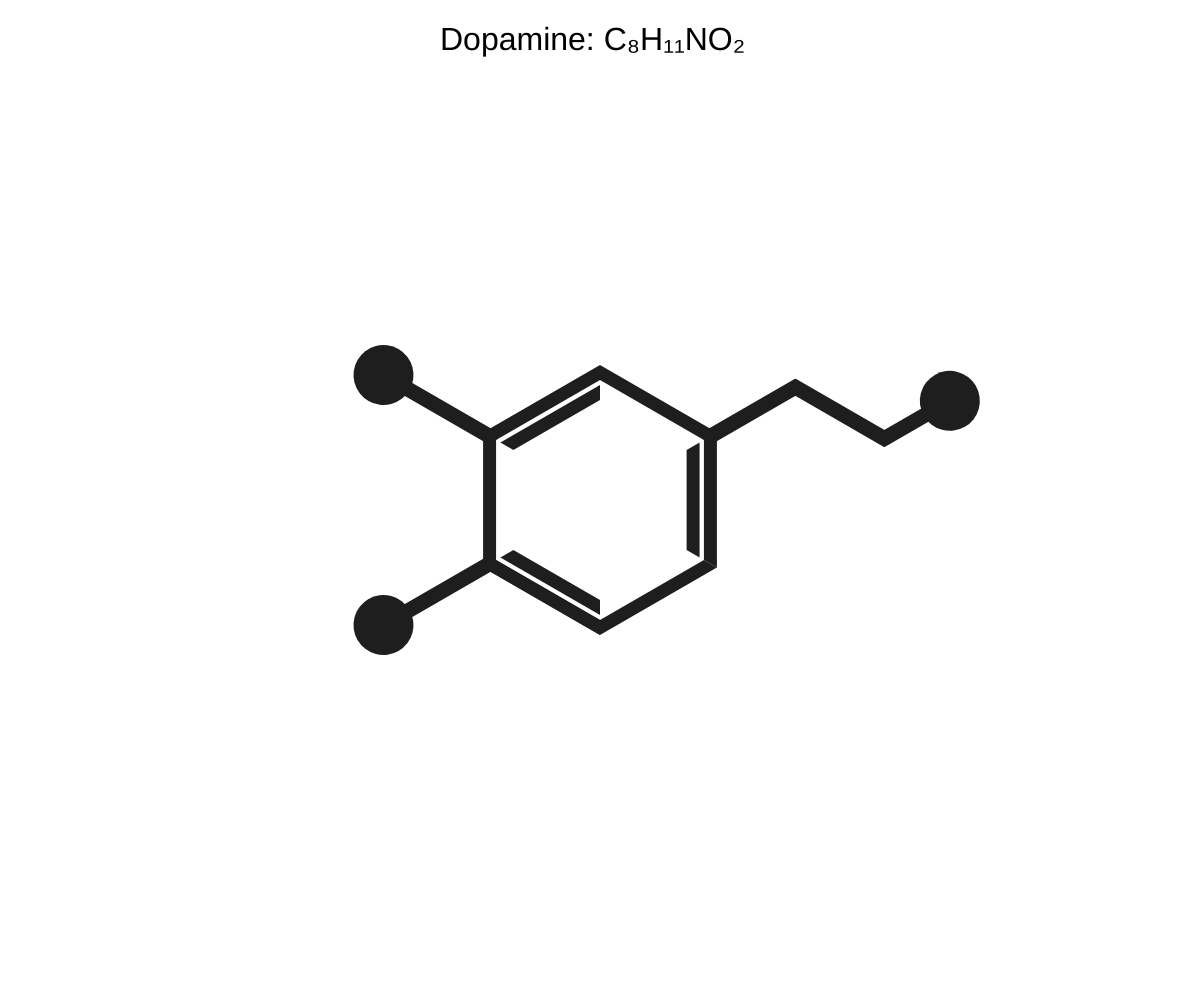
Frame 1 (no input)
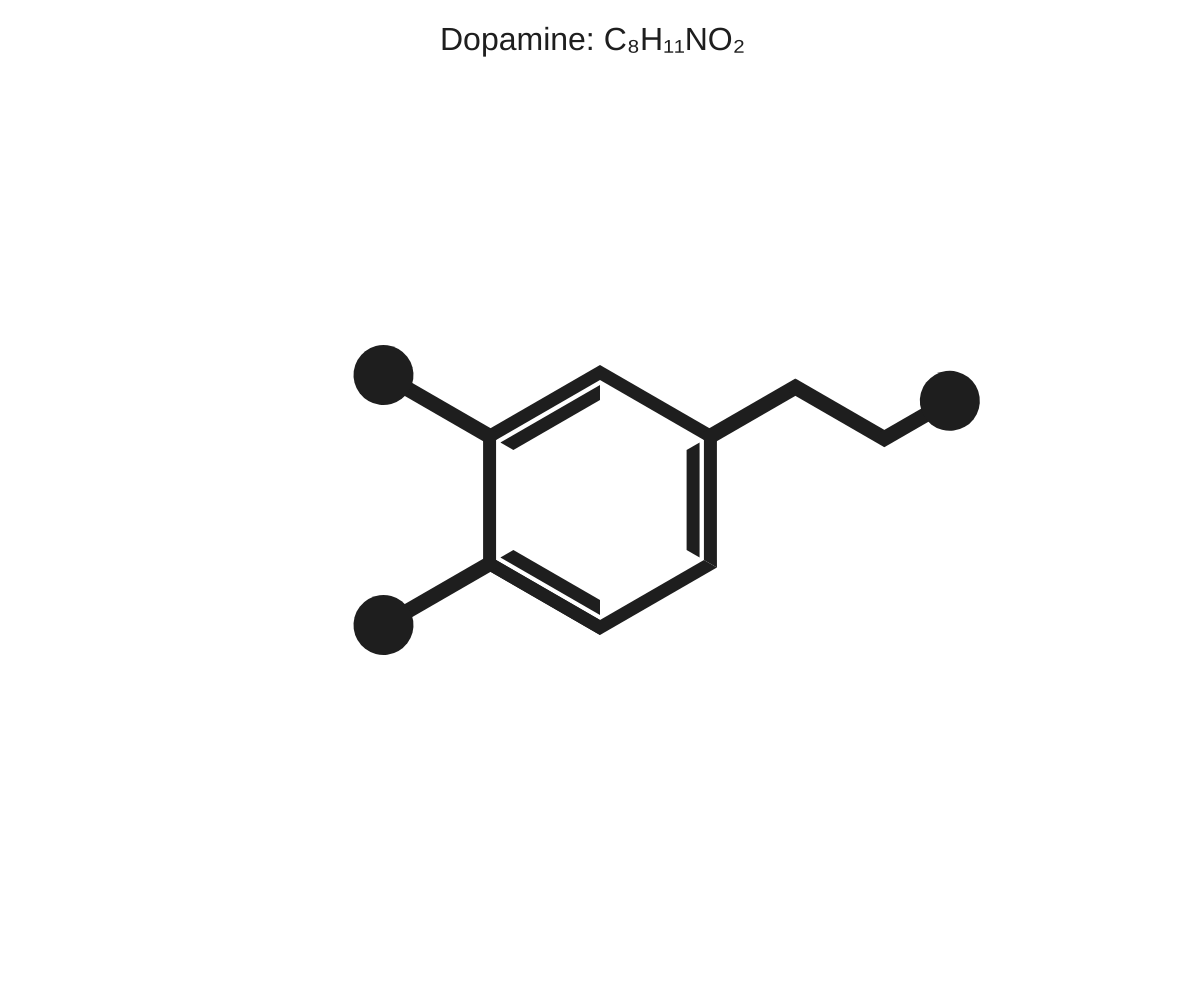
Frame 60 (no input)
Frame 120 (the mouse pressed at the canvas centre since frame 60): identical to frame 60, image omitted

The p5.js sketch that drew these frames (run headless with seeded random() and noise() and a simulated clock; from frame 60 on, the mouse is pressed at the canvas centre):

// p5.js sketch
// ── sketch.js
function setup(){
	createCanvas(windowWidth, windowHeight);
}

function draw(){
	background(255);

	translate(width/2, height/2);

	// http://www.tamasoft.co.jp/en/general-info/unicode.html
	
	textSize(32);	
	text('Dopamine: C₈H₁₁NO₂', - 160, -height/2 + 50);

	noStroke();
	fill(30, 30, 30);

	push();
	rotate(90 * PI / 180);
	polygon(0, 0, 120, 6, 15);
	polygon(0, 0, 100, 6, 15, [0,2,4]);
	pop();

	rotate(30 * PI / 180);
	beginShape();
	vertex(-120, -7.5);
	vertex(-230, -7.5);
	vertex(-230, +7.5);
	vertex(-120, +7.5);
	endShape();

	ellipse(-250, 0, 60, 60);

	rotate(-60 * PI / 180);
	beginShape();
	vertex(-120, -7.5);
	vertex(-230, -7.5);
	vertex(-230, +7.5);
	vertex(-120, +7.5);
	endShape();

	ellipse(-250, 0, 60, 60);

	rotate(-180 * PI / 180);
	beginShape();
	vertex(-120, -7.5);
	vertex(-230, -7.5);
	vertex(-230, +7.5);
	vertex(-120, +7.5);
	endShape();
	
	translate(-224, 3);
	
	rotate(60 * PI /180)
	beginShape();
	vertex(-0, -7.5);
	vertex(-110, -7.5);
	vertex(-110, +7.5);
	vertex(-0, +7.5);
	endShape();

	translate(-104, -4);
	rotate(-60 * PI /180)
	beginShape();
	vertex(-0, -7.5);
	vertex(-70, -7.5);
	vertex(-70, +7.5);
	vertex(-0, +7.5);
	endShape();

	translate(-80, 0);

	ellipse(0, 0, 60, 60);
}

function polygon(x, y, radius, sides, border, sidesToShow) {
  var angle = TWO_PI / sides;

  var k = 0;
  for (var a = 0; a < TWO_PI; a += angle) {
    if (sidesToShow && sidesToShow.indexOf(k) == -1) { k++; continue; }  
	 
  	var sx = x + cos(a) * radius;
    var sy = y + sin(a) * radius;

	var sx2 = x + cos(a) * (radius + border);
    var sy2 = y + sin(a) * (radius + border);
    
	var sx3 = x + cos(a + angle) * radius;
    var sy3 = y + sin(a + angle) * radius;
    
	var sx4 = x + cos(a + angle) * (radius + border);
    var sy4 = y + sin(a + angle) * (radius + border);

	beginShape(QUADS);
	vertex(sx, sy);
    vertex(sx3, sy3);
    vertex(sx4, sy4);
	vertex(sx2, sy2);
  	endShape();
	
	k++;
  }
}
